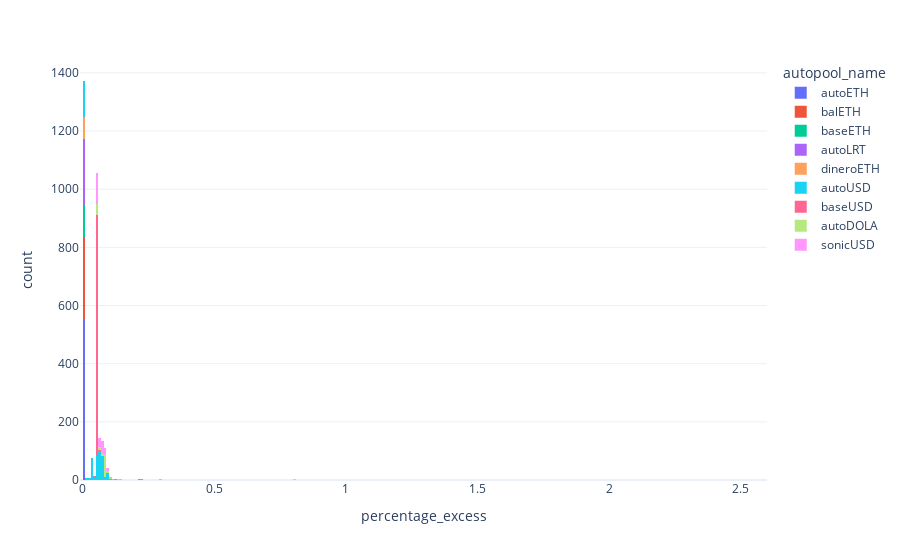

Write notebook code for a chart like this one.
### Code cell
px.histogram(local_df, x="percentage_excess", color="autopool_name")

### Figure 1 — Plotly figure (JSON) as saved in the notebook; plotly's stock layout.template omitted (floating-point values rounded to 4 significant figures; data arrays with more than 128 entries replaced by an {"elided": "..."} marker saying what was removed)
{"data": [{"alignmentgroup": "True", "bingroup": "x", "hovertemplate": "autopool_name=autoETH<br>percentage_excess=%{x}<br>count=%{y}<extra></extra>", "legendgroup": "autoETH", "marker": {"color": "#636efa", "pattern": {"shape": ""}}, "name": "autoETH", "offsetgroup": "autoETH", "orientation": "v", "showlegend": true, "type": "histogram", "x": {"elided": "556 float values"}, "xaxis": "x", "yaxis": "y"}, {"alignmentgroup": "True", "bingroup": "x", "hovertemplate": "autopool_name=balETH<br>percentage_excess=%{x}<br>count=%{y}<extra></extra>", "legendgroup": "balETH", "marker": {"color": "#EF553B", "pattern": {"shape": ""}}, "name": "balETH", "offsetgroup": "balETH", "orientation": "v", "showlegend": true, "type": "histogram", "x": {"elided": "298 int values"}, "xaxis": "x", "yaxis": "y"}, {"alignmentgroup": "True", "bingroup": "x", "hovertemplate": "autopool_name=baseETH<br>percentage_excess=%{x}<br>count=%{y}<extra></extra>", "legendgroup": "baseETH", "marker": {"color": "#00cc96", "pattern": {"shape": ""}}, "name": "baseETH", "offsetgroup": "baseETH", "orientation": "v", "showlegend": true, "type": "histogram", "x": {"elided": "250 float values"}, "xaxis": "x", "yaxis": "y"}, {"alignmentgroup": "True", "bingroup": "x", "hovertemplate": "autopool_name=autoLRT<br>percentage_excess=%{x}<br>count=%{y}<extra></extra>", "legendgroup": "autoLRT", "marker": {"color": "#ab63fa", "pattern": {"shape": ""}}, "name": "autoLRT", "offsetgroup": "autoLRT", "orientation": "v", "showlegend": true, "type": "histogram", "x": {"elided": "230 int values"}, "xaxis": "x", "yaxis": "y"}, {"alignmentgroup": "True", "bingroup": "x", "hovertemplate": "autopool_name=dineroETH<br>percentage_excess=%{x}<br>count=%{y}<extra></extra>", "legendgroup": "dineroETH", "marker": {"color": "#FFA15A", "pattern": {"shape": ""}}, "name": "dineroETH", "offsetgroup": "dineroETH", "orientation": "v", "showlegend": true, "type": "histogram", "x": [0, 0, 0, 0, 0, 0, 0, 0, 0, 0, 0, 0, 0, 0, 0, 0, 0, 0, 0, 0, 0, 0, 0, 0, 0, 0, 0, 0, 0, 0, 0, 0, 0, 0, 0, 0, 0, 0, 0, 0, 0, 0, 0, 0, 0, 0, 0, 0, 0, 0, 0, 0, 0, 0, 0, 0, 0, 0, 0, 0, 0, 0, 0, 0, 0, 0, 0, 0, 0, 0, 0, 0, 0, 0, 0, 0], "xaxis": "x", "yaxis": "y"}, {"alignmentgroup": "True", "bingroup": "x", "hovertemplate": "autopool_name=autoUSD<br>percentage_excess=%{x}<br>count=%{y}<extra></extra>", "legendgroup": "autoUSD", "marker": {"color": "#19d3f3", "pattern": {"shape": ""}}, "name": "autoUSD", "offsetgroup": "autoUSD", "orientation": "v", "showlegend": true, "type": "histogram", "x": {"elided": "618 float values"}, "xaxis": "x", "yaxis": "y"}, {"alignmentgroup": "True", "bingroup": "x", "hovertemplate": "autopool_name=baseUSD<br>percentage_excess=%{x}<br>count=%{y}<extra></extra>", "legendgroup": "baseUSD", "marker": {"color": "#FF6692", "pattern": {"shape": ""}}, "name": "baseUSD", "offsetgroup": "baseUSD", "orientation": "v", "showlegend": true, "type": "histogram", "x": {"elided": "895 float values"}, "xaxis": "x", "yaxis": "y"}, {"alignmentgroup": "True", "bingroup": "x", "hovertemplate": "autopool_name=autoDOLA<br>percentage_excess=%{x}<br>count=%{y}<extra></extra>", "legendgroup": "autoDOLA", "marker": {"color": "#B6E880", "pattern": {"shape": ""}}, "name": "autoDOLA", "offsetgroup": "autoDOLA", "orientation": "v", "showlegend": true, "type": "histogram", "x": {"elided": "151 float values"}, "xaxis": "x", "yaxis": "y"}, {"alignmentgroup": "True", "bingroup": "x", "hovertemplate": "autopool_name=sonicUSD<br>percentage_excess=%{x}<br>count=%{y}<extra></extra>", "legendgroup": "sonicUSD", "marker": {"color": "#FF97FF", "pattern": {"shape": ""}}, "name": "sonicUSD", "offsetgroup": "sonicUSD", "orientation": "v", "showlegend": true, "type": "histogram", "x": {"elided": "220 float values"}, "xaxis": "x", "yaxis": "y"}], "layout": {"barmode": "relative", "legend": {"title": {"text": "autopool_name"}, "tracegroupgap": 0}, "margin": {"t": 60}, "xaxis": {"anchor": "y", "domain": [0, 1], "title": {"text": "percentage_excess"}}, "yaxis": {"anchor": "x", "domain": [0, 1], "title": {"text": "count"}}}}
